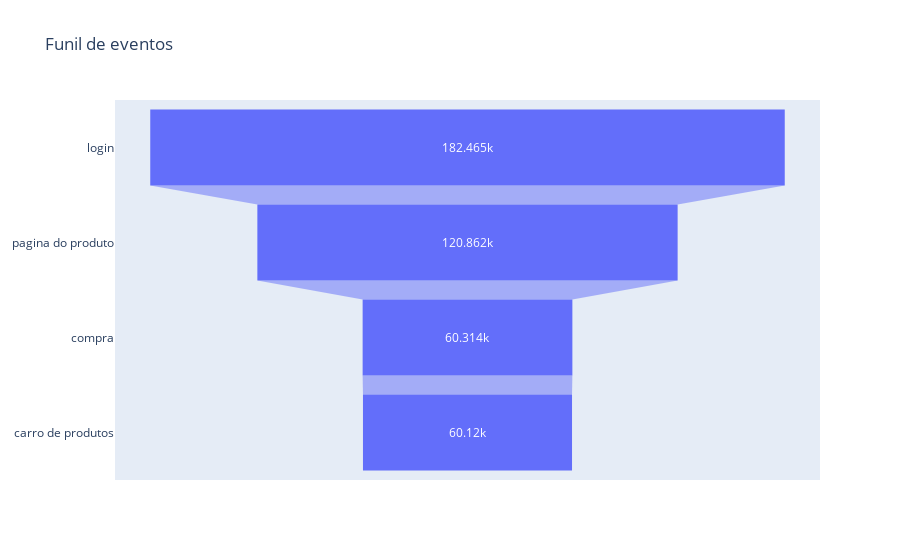

Source (notebook cell):
### Code cell
funil_label=['login','pagina do produto','compra','carro de produtos']

etapas = funil_label
valores = funil_eventos['data']

fig = go.Figure(go.Funnel(y = etapas, x = valores))
#titulo=Funil de conversão dos usuario
fig.update_layout(
    title='Funil de eventos'
)
fig.show()

### Figure 1 — Plotly figure (JSON) as saved in the notebook; plotly's stock layout.template omitted (floating-point values rounded to 4 significant figures)
{"data": [{"type": "funnel", "x": [182465, 120862, 60314, 60120], "y": ["login", "pagina do produto", "compra", "carro de produtos"]}], "layout": {"title": {"text": "Funil de eventos"}}}
